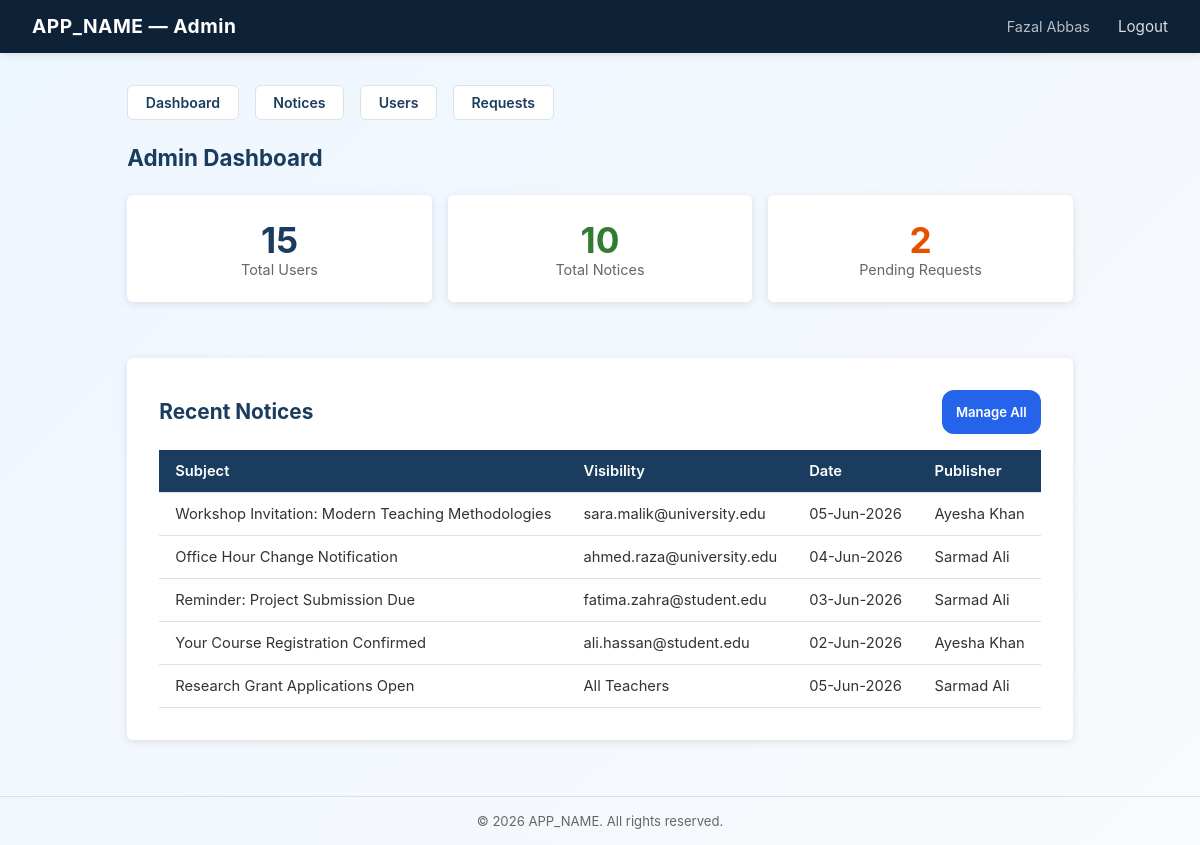
The page /admin/dashboard.php (signed in) on the database its author committed.
### tables this page shows
CREATE TABLE `notices` (
  `ID` int(11) NOT NULL,
  `subject` varchar(255) NOT NULL,
  `detail` text NOT NULL,
  `date` varchar(20) NOT NULL,
  `user` varchar(100) NOT NULL COMMENT 'Publisher name',
  `category` varchar(255) NOT NULL COMMENT 'Audience: All Students / All Teachers / email',
  `role` varchar(100) NOT NULL COMMENT 'Publisher role'
);

### classes/Database.php (called while the page is built, shortened)
<?php
class Database
{
    private static ?Database $instance = null;
    private mysqli $connection;
    private function __construct()
    {
        $this->connection = new mysqli(DB_HOST, DB_USER, DB_PASS, DB_NAME);
        $this->connection->set_charset('utf8mb4');
    }
    public static function getInstance(): Database
    {
        if (self::$instance === null) {
            self::$instance = new Database();
        }
        return self::$instance;
    }
    public function select(string $sql, string $types = '', array $params = []): array
    {
        $stmt = $this->prepare($sql, $types, $params);
        $stmt->execute();
        $result = $stmt->get_result();
        $rows = [];
        while ($row = $result->fetch_assoc()) {
            $rows[] = $row;
        }
        return $rows;
    }
    private function prepare(string $sql, string $types, array $params): mysqli_stmt
    {
        $stmt = $this->connection->prepare($sql);
        if ($types && $params) {
            $stmt->bind_param($types, ...$params);
        }
        return $stmt;
    }
}

### classes/User.php (called while the page is built, shortened)
<?php
class User
{
    private Database $db;
    public function __construct()
    {
        $this->db = Database::getInstance();
    }
    public function getAll(): array
    {
        return $this->db->select('SELECT u_id, u_name, u_email, u_type, status FROM registration ORDER BY u_id DESC');
    }
    public function getPendingRequests(): array
    {
        return $this->db->select(
            'SELECT * FROM registration WHERE status = ? ORDER BY u_id DESC',
            's',
            ['Pending']
        );
    }
}

### classes/Notice.php (called while the page is built, shortened)
<?php
class Notice
{
    private Database $db;
    public function __construct()
    {
        $this->db = Database::getInstance();
    }
    public function getAll(): array
    {
        return $this->db->select('SELECT * FROM notices ORDER BY ID DESC');
    }
}

### admin/dashboard.php (the view, shortened to what this page needs)
<?php
$userModel   = new User();
$noticeModel = new Notice();
$allUsers    = $userModel->getAll();
$allNotices  = $noticeModel->getAll();
$pending     = $userModel->getPendingRequests();
$totalUsers   = count($allUsers);
$totalNotices = count($allNotices);
$totalPending = count($pending);
?>
<?php include __DIR__ . '/includes/header.php'; ?>
<div class="page-header">
    <h1>Admin Dashboard</h1>
</div>
<div style="display:grid; grid-template-columns:repeat(auto-fit,minmax(180px,1fr)); gap:1rem; margin-bottom:2rem;">
    <div class="card" style="text-align:center; padding:1.5rem;">
        <div style="font-size:2.2rem; font-weight:700; color:var(--primary);"><?= $totalUsers ?></div>
        <div style="color:var(--muted); font-size:.9rem;">Total Users</div>
    </div>
    <div class="card" style="text-align:center; padding:1.5rem;">
        <div style="font-size:2.2rem; font-weight:700; color:var(--secondary);"><?= $totalNotices ?></div>
        <div style="color:var(--muted); font-size:.9rem;">Total Notices</div>
    </div>
    <div class="card" style="text-align:center; padding:1.5rem;">
        <div style="font-size:2.2rem; font-weight:700; color:var(--accent);"><?= $totalPending ?></div>
        <div style="color:var(--muted); font-size:.9rem;">Pending Requests</div>
    </div>
</div>
<div class="card">
    <div class="page-header" style="margin-bottom:1rem;">
        <h2 style="margin:0;">Recent Notices</h2>
        <a href="<?= APP_URL ?>/admin/notices.php" class="btn btn-primary btn-sm">Manage All</a>
    </div>
    <div class="table-wrap">
        <table>
            <thead><tr><th>Subject</th><th>Visibility</th><th>Date</th><th>Publisher</th></tr></thead>
            <tbody>
            <?php foreach (array_slice($allNotices, 0, 5) as $n): ?>
                <tr>
                    <td><?= htmlspecialchars($n['subject']) ?></td>
                    <td><?= htmlspecialchars($n['category']) ?></td>
                    <td><?= htmlspecialchars($n['date']) ?></td>
                    <td><?= htmlspecialchars($n['user']) ?></td>
                </tr>
            <?php endforeach; ?>
            </tbody>
        </table>
    </div>
</div>
<?php include __DIR__ . '/../includes/footer.php'; ?>

### assets/css/style.css (style rules this page uses)
*, *::before, *::after { box-sizing: border-box; margin: 0; padding: 0; }
:root { --primary: #1a3c5e; --secondary: #2e7d32; --accent: #e65100; --bg: #f4f6f8; --white: #ffffff; --text: #333333; --muted: #666666; --border: #dce1e7; --danger: #c62828; --success: #2e7d32; --radius: 6px; --shadow: 0 2px 8px rgba(0,0,0,.1); }
body { font-family: 'Segoe UI', Arial, sans-serif; background: var(--bg); color: var(--text); min-height: 100vh; display: flex; flex-direction: column; }
.card { background: var(--white); border-radius: var(--radius); box-shadow: var(--shadow); padding: 2rem; margin-bottom: 1.5rem; }
.card h2 { font-size: 1.3rem; margin-bottom: 1.2rem; color: var(--primary); }
.btn { display: inline-block; padding: .55rem 1.3rem; border: none; border-radius: var(--radius); font-size: .9rem; font-weight: 600; cursor: pointer; text-decoration: none; transition: opacity .2s; }
.btn-primary { background: var(--primary); color: var(--white); }
.btn-sm { padding: .35rem .85rem; font-size: .82rem; }
.table-wrap { overflow-x: auto; }
table { width: 100%; border-collapse: collapse; font-size: .92rem; }
th, td { padding: .75rem 1rem; text-align: left; border-bottom: 1px solid var(--border); }
th { background: var(--primary); color: var(--white); font-weight: 600; }
.page-header { display: flex; justify-content: space-between; align-items: center; margin-bottom: 1.5rem; }
.page-header h1 { font-size: 1.4rem; color: var(--primary); }
* { box-sizing:border-box; }
body { background: linear-gradient(135deg,#eef6ff,#f8fafc); min-height:100vh; font-family:Inter,Segoe UI,sans-serif; }
.btn-primary { background:#2563eb; color:white; border:none; padding:14px; border-radius:12px; font-weight:600; cursor:pointer; transition:.3s; }

### rows shown on the page
notices: subject "Workshop Invitation: Modern Teaching Methodologies", category "sara.malik@university.edu", date "05-Jun-2026", user "Ayesha Khan"
notices: subject "Office Hour Change Notification", category "ahmed.raza@university.edu", date "04-Jun-2026", user "Sarmad Ali"
notices: subject "Reminder: Project Submission Due", category "fatima.zahra@student.edu", date "03-Jun-2026", user "Sarmad Ali"
notices: subject "Your Course Registration Confirmed", category "ali.hassan@student.edu", date "02-Jun-2026", user "Ayesha Khan"
notices: subject "Research Grant Applications Open", category "All Teachers", date "05-Jun-2026", user "Sarmad Ali"

### other values the page prints
APP_NAME "APP_NAME"
$_SESSION['admin_name'] "Fazal Abbas"
$totalUsers "15"
$totalNotices "10"
$totalPending "2"
